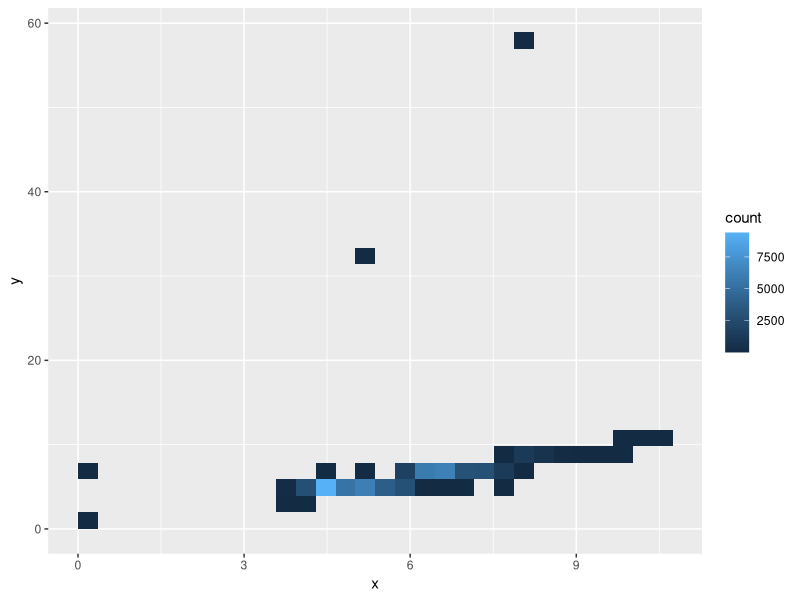
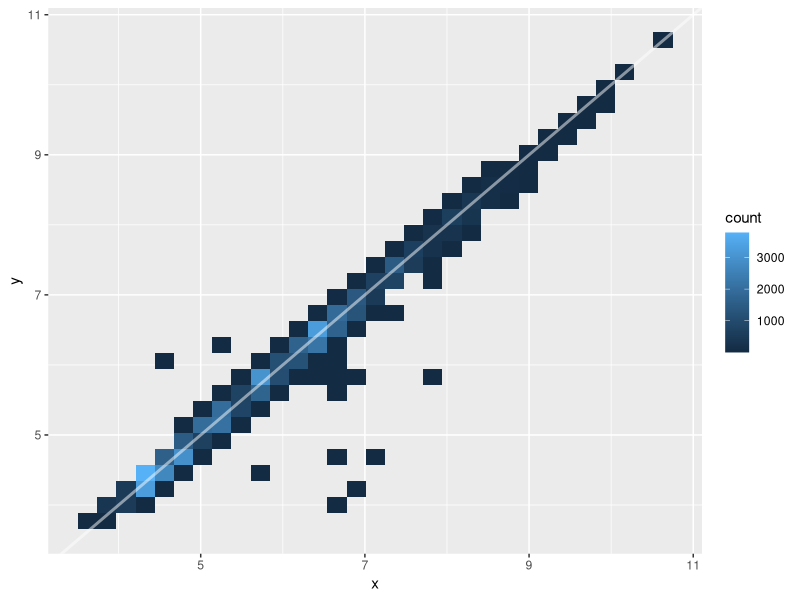
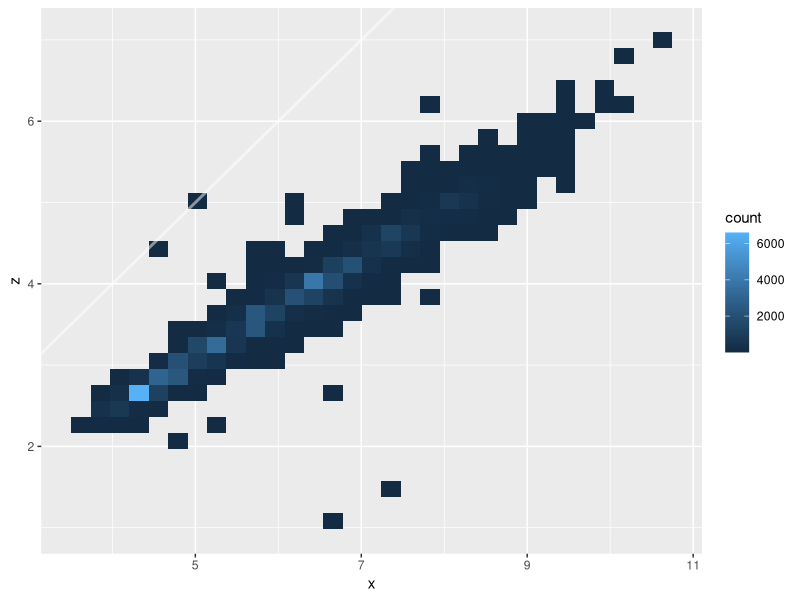
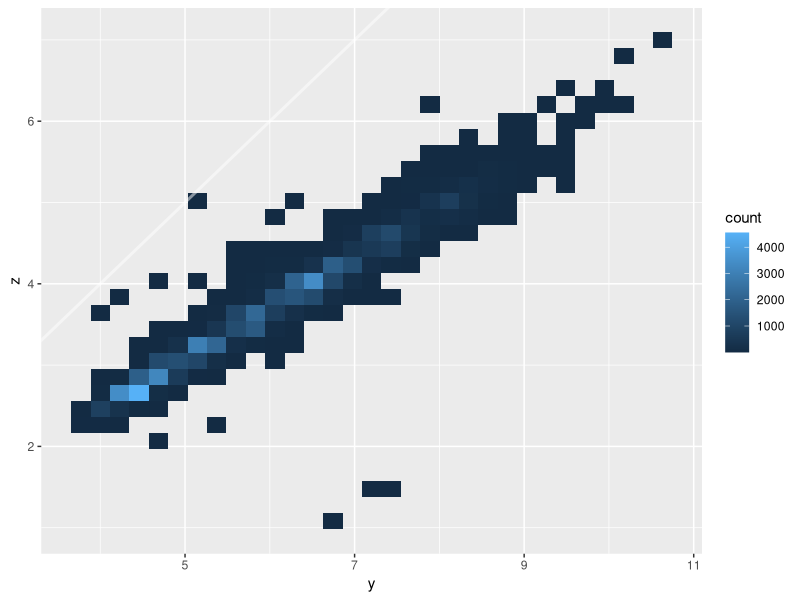

Source code (R) for these figures, in order: (Note: this script raises an error after producing the figures.)
library(tidyverse)

###############################################################################################################################################################################################
# Chapter 10: Data Transformation
###############################################################################################################################################################################################
# 10.1 Introduction
###############################################################################################################################################################################################
# The package dplyr provides verbs (functions) to help solve the most common data manipulation problems
# The most important dplyr verbs are filter(), mutate(), group_by() and summarise()
# All of the verbs work the same way, they take a data frame as the first argument and return a modified data frame

###############################################################################################################################################################################################
# 10.2 Filter Observations
###############################################################################################################################################################################################
# A useful data analysis strategy is working with just one observation unit before attempting to work with the whole dataset 
# Filtering is useful for extracting outliers. Generally outliers shouldn't just be thrown away but its useful to partition data into the common and unusual

ggplot(diamonds, aes(x,y)) + geom_bin2d()

# The plot above has around 50,000 points in the dataset and have most of them lying in the diagonal, with only a handful of outlier, that can be removed with filter()

filter(diamonds, x == 0 | y == 0)

# filter() is very similar to subset with the key difference being that subset() can select both observations and variables, while filter() works exclusively with observations and select() with variables
# The main advantage for filter() is it behaves identically to other dplyr verbs and is a bit faster than subset()
# In real analysis, one would look at outliers in more detail to see if there is a data quality problem, however in this case, they will be filtered out from the dataset

diamonds_ok <- filter(diamonds, x > 0, y > 0, y < 20)
ggplot(diamonds_ok, aes(x,y)) + geom_bin2d() + geom_abline(slope = 1, color = "white", size = 1, alpha = 0.5) # plot shows a strong relationship between x and y
 
###############################################################################################################################################################################################
# 10.2.1 Useful Tools
###############################################################################################################################################################################################
# The first argument to filter() is a data frame, the second and subsequent arguments must be logical vectors
# filter() selects every row where all the logical expressions are TRUE
# The logical vectors must always be the same length as the data frame; if not an error occurs
# Logical vectors are created with comparison operators:
# x == y: x and y are equal.
# x != y: x and y are not equal.
# x %in% c("a", "b", "c"): x is one of the values in the right hand side.
# x > y, x >= y, x < y, x <= y: greater than, greater than or equal to, less than, less than or equal to.
# and then combined with logical operators:
# !x (pronounced “not x”), flips TRUE and FALSE so it keeps all the values where x is FALSE.
# x & y: TRUE if both x and y are TRUE.
# x | y: TRUE if either x or y (or both) are TRUE.
# xor(x, y): TRUE if either x or y are TRUE, but not both (exclusive or).

# Most real queries involve some combination of both 
# Price less than $500: price < 500
# Size between 1 and 2 carats: carat >= 1 & carat < 2
# Cut is ideal or premium: cut == "Premium" | cut == "Ideal", or cut %in% c("Premium", "Ideal") (note that R is case sensitive)
# Worst color, cut and clarity: cut == "Fair" & color == "J" & clarity =="SI2"

# Functions can also be used in filtering expressions:
# Size is between 1 and 2 carats: floor(carat) == 1
# An average dimension greater than 3: (x + y + z) / 3 > 3
# Using function is useful for simple expressions, but for more complicated functions it's better to create a new variable first to check that the computation was done correctly before subsetting

###############################################################################################################################################################################################
# 10.2.2 Missing Values
###############################################################################################################################################################################################
# NA, is R missing value indicator. R underlying philosophy forces one to recognize missing values in data sets and to make a deliberate choice in dealing with them
# Missing values never silently go missing and must be dealt with, due to them be infectious: with few exceptions, the result of any operation that includes a missing value will be a missing value
# This is because NA represents an unknown value, and there are few operations that turn an unknown value into a known one

x <- c(1,2,NA)
x == 1 # TRUE FALSE NA
x + 10 # 11 NA 12

# It may be tempting to use "==" when find NA values but that doesn't work

x == NA # NA NA NA

# This is because there's no way to compare how two unknown values. Instead use is.na(X) o determine if a value is missing

is.na(x) # FALSE FALSE  TRUE

# filter() only includes observations where all arguments are TRUE, so NA values are automatically dropped
# To include missing values, it must be explicitly stated: x > 10 | is.na(x).

###############################################################################################################################################################################################
# 10.2.3 Exercises
###############################################################################################################################################################################################
# 1. Practice your filtering skills by:
# a. Finding all the diamonds with equal x and y dimensions.

diamonds %>% filter(x == y)

# b. A depth between 55 and 70.

diamonds %>% filter(depth >= 55 & depth <= 70)

# c. A carat smaller than the median carat.

median(diamonds$carat) # 0.7
diamonds %>% filter(carat < median(carat))

# d. Cost more than $10,000 per carat

diamonds %>% filter(price/carat > 10000)

# e. Are of good or better quality

diamonds %>% filter(cut != "Fair")

# Repeat the analysis of outlying values with z. Compared to x and y, how would you characterize the relationship of x and z, or y and z?

diamonds %>% filter(x > 0, y > 0, y < 20, z < 30, z > 0) %>% ggplot(aes(x, z)) + geom_bin2d() + geom_abline(slope = 1, color = "white", size = 1, alpha = 0.5) # There appears to be a strong correlation between x and z

diamonds %>% filter(x > 0, y > 0, y < 20, z < 30, z > 0) %>% ggplot(aes(y, z)) + geom_bin2d() + geom_abline(slope = 1, color = "white", size = 1, alpha = 0.5) # There appears to be a strong correlation between x and z

# 3.Install the ggplot2movies package and look at the movies that have a missing budget. How are they different from the movies with a budget?

movies_na <- movies %>% filter(is.na(budget))

movies %>% ggplot(aes(length), color = "red") + geom_freqpoly() + geom_freqpoly(data = movies_na, aes(x = length), color = "blue") # Length doesn't seem to be a contributing factor
movies %>% ggplot(aes(year), color = "red") + geom_freqpoly() + geom_freqpoly(data = movies_na, aes(x = length), color = "blue") # it appears that most movies without budgets were made prior to the year 2000

# 4. What is NA & FALSE and NA | TRUE? Why? Why doesn’t NA * 0 equal zero? What number times zero does not equal 0? What do you expect NA ˆ 0 to equal? Why?
NA | FALSE # NA. This is always NA because it isn't possible to evaluate an unknown and thus defaults to always being unknown
NA | TRUE  # TRUE. This works because the equation will always be TRUE no matter the condition of the first, even if the value is unknown
NA * 0 # NA. Can't multiply an unknown value by zero because NA can be thought of as a placeholder but what that number is evaluated by 0 it is unknown
NA ^ 0 # 1. This is because any number raised to the power of 0 will be 1 even if that value is unknown

###############################################################################################################################################################################################
# 10.3 Create New Variables
###############################################################################################################################################################################################
# To better explore the relationship between x and y, it’s useful to “rotate” the plot so that the data is flat, not diagonal.
# This can do that by creating two new variables: 
# one that represents the difference between x and y (which in this context represents the symmetry of the diamond) 
# one that represents its size (the length of the diagonal).

# New variables can be created using mutate(). Like filter() it takes a data frame as its first argument and returns a data frame
# Its second subsequent arguments are named expressions that generate new variables

diamonds_ok2 <- mutate(diamonds_ok, sym = x - y, size = sqrt(x ^ 2 + y ^ 2))
diamonds_ok2
ggplot(diamonds_ok2, aes(size, sym)) + stat_bin2d()

# The plot above has two advantages
# It can easily showcase the pattern followed by most diamonds
# The outliers can be easily selected 
# It doesn't matter that whether the outliers are positive (x is bigger than y) or negative ( y is bigger than x). The absolute value of the symmetry variable can be used to pull out the outliers

ggplot(diamonds_ok2, aes(abs(sym))) + geom_histogram(binwidth = 0.10) # 0.2 seems to be an appropriate threshold to remove the outliers 

diamonds_ok3 <- filter(diamonds_ok2, abs(sym) < 0.20)
ggplot(diamonds_ok3, aes(abs(sym))) + geom_histogram(binwidth = 0.01) # The graph shows that most diamonds are close to being symmetrical, there are very few that are close to being perfectly symmetrical 

###############################################################################################################################################################################################
# 10.3.1 Useful Tools
###############################################################################################################################################################################################
# There are a few types of transformations that are useful in a multifarious amount of circumstances
# Log transformations. They turn multiplicative relationships into additive relationships and compress data that varies over orders of magnitudes. They also convert power relationships to linear relationships
# Relative difference: If one is interested in the relative difference between two variables, use log(x / y). It’s better than x / y because it’s symmetric
# Sometimes integrating or differentiating might make the data more interpretable (Note that integration makes data more smooth; differentiation makes it less smooth.)
# Partition a number into magnitude and direction with abs(x) and sign(x)
# Partitioning into overall size and difference is often useful, as seen above
# If there is a strong trend, use a model to partition it into pattern and residuals is often useful.

###############################################################################################################################################################################################
# 10.3.2 Exercises
###############################################################################################################################################################################################
# 1. Practice your variable creation skills by creating the following new variables:
# a. The approximate volume of the diamond (using x, y, and z).

diamonds %>% mutate(volume = x * y * z)

# b. The approximate density of the diamond.

diamonds %>% mutate(volume = x * y * z, density = carat/volume)

# c. The price per carat.

diamonds %>% mutate(pricepercarat = price / carat)

# d.  Log transformation of carat and price.

diamonds %>% mutate(relation = log(price / carat))

# 2. How can you improve the data density of ggplot(diamonds, aes(x, z)) + stat bin2d(). What transformation makes it easier to extract outliers?

ggplot(diamonds, aes(x, z)) + stat_bin2d()
diamonds %>% mutate(relation = log(x/z)) %>% ggplot()

# 3. The depth variable is just the width of the diamond (average of x and y) divided by its height (z) multiplied by 100 and round to the nearest integer. Compute the depth yourself and compare it to the existing depth variable. Summarise your findings with a plot.

diamonds_ok %>% mutate(depth2 = ceiling(((x + y)/2)/z * 100)) %>% ggplot(aes(x, depth2)) + geom_line() + geom_line(aes(x, depth), color = "red") # The average depth is much higher than expected. It follows the same trend but at a different magnitude

###############################################################################################################################################################################################
# 10.4 Group-wise Summaries
###############################################################################################################################################################################################
# Many insightful visualizations require that you reduce the full dataset down to a meaningful summary
# dplyr does summaries in two steps:
# Define the grouping variables with group_by()
# Describe how to summarise each group with a single row with summarize() 

# For example, to look at the average price per clarity, first group by clarity, then summarise:

by_clarity <- group_by(diamonds, clarity)
sum_clarity <- summarise(by_clarity, price = mean(price))
sum_clarity

ggplot(sum_clarity, aes(clarity, price)) + geom_line(aes(group = 1), colour = "grey80") + geom_point(size = 2) # Surprising pattern to see that diamonds with better clarity have lower prices

# Supply additional variables to group_by() to create groups based on more than one variable. 
# The following example shows how cut and depth interact
# The special summary function n() counts the number of observations in each group

cut_depth <- summarise(group_by(diamonds, cut, depth), n = n())
cut_depth <- filter(cut_depth, depth > 55, depth < 70)
cut_depth
ggplot(cut_depth, aes(depth, n, colour = cut)) + geom_line()

# A grouped mutate() can be used to convert counts to proportions, os it's easier to compare across the cuts. Summarize() strips one level of grouping off so cut_depth will be grouped by cut

cut_depth <- mutate(cut_depth, prop = n / sum(n))
ggplot(cut_depth, aes(depth, prop, colour = cut)) + geom_line()

###############################################################################################################################################################################################
# 10.4.1 Useful Tools
###############################################################################################################################################################################################
# summarise() needs to be used with functions that take a vector of n values and always return a single value. Those functions include:
# Counts: n(), n distinct(x).
# Middle: mean(x), median(x).
# Spread: sd(x), mad(x), IQR(x).
# Extremes: quartile(x), min(x), max(x).
# Positions: first(x), last(x), nth(x, 2).

# An extremely useful technique is to use sum() or mean() with a logical vector
# When a logical vector is treated as numeric, TRUE becomes 1 and FALSE becomes 0. This means that sum() reveals the number of TRUEs, and mean() gives the proportion of TRUEs
# For example, the following code counts the number of diamonds with carat greater than or equal to 4, and the proportion of diamonds that cost less than $1000

diamonds %>% summarize(count = sum(carat >= 4), prop = mean(price < 1000))

# Most summary functions have a na.rm argument: na.rm = TRUE that tells the summary function to remove any missing values prior to summariziation

###############################################################################################################################################################################################
# 10.4.2 Statistical Considerations
###############################################################################################################################################################################################
# When summarizing with the mean or median, its always a good idea to include a count and measure of spread. This helps calibrate assessments of the data

by_clarity <- diamonds %>%
  group_by(clarity) %>%
  summarise(
    n = n(),
    mean = mean(price),
    lq = quantile(price, 0.25),
    uq = quantile(price, 0.75)
  )
by_clarity # This data suggests that the mean may be a bad summary for this data due to the distributions of price being highly skewed to the point where the mean is higher than the upper quartile for some groups

ggplot(by_clarity, aes(clarity, mean)) +
  geom_linerange(aes(ymin = lq, ymax = uq)) +
  geom_line(aes(group = 1), colour = "grey50") +
  geom_point(aes(size = n))

###############################################################################################################################################################################################
# 10.4.3 Exercises
###############################################################################################################################################################################################
# 1. For each year in the ggplot2movies::movies data determine the percent of movies with missing budgets. Visualize the result.

movies %>% group_by(year) %>% summarise(no_budget = sum(is.na(budget)/n())) %>% ggplot(aes(year, no_budget)) + geom_line() + scale_y_continuous(expand = c(0,0), limits = c(0, 1))

# Interestingly the data shows two important trends:
# Over time, there have been more movies created that have had a budget
# The vast majority of movies over history and even today were created without a budget. 

# 2. How does the average length of a movie change over time? Display your answer with a plot, including some display of uncertainty.

movies %>% group_by(year) %>% summarize(avglength = mean(length), n = n(), lq = quantile(length, 0.25), uq = quantile(length, 0.75)) %>%
  ggplot(aes(year, avglength), color = "red") + geom_line(size = 2) + theme_tufte() 

# The plot shows that overtime the average length of movies has increased over the last 100 years

# 3. For each combination of diamond quality (e.g. cut, color and clarity), count the number of diamonds, the average price and the average size. Visualize the results.

diamonds %>% group_by(cut, color, clarity) %>% summarise(n = n(), avgprice = mean(price), avgsize = mean(carat)) %>%
  ggplot(aes(avgprice, avgsize), color = cut) + geom_point() + geom_smooth() # We see overall there is a moderate trend between avgprice and avgsize for most diamonds

###############################################################################################################################################################################################
# 10.5 Learning More
###############################################################################################################################################################################################
# dplyr provides a number of other verbs that are less useful for visualization but important to know in general:
# arrange() orders observations according to variable(s). This is most useful when you’re looking at the data from the console. It can also be useful for visualizations if you want to control which points are plotted on top.
# select() picks variables based on their names. Useful when you have many variables and want to focus on just a few for analysis.
# rename() allows you to change the name of variables.
# Grouped mutates and filters are also useful, but more advanced. See vignette("window-functions", package = "dplyr") for more details.
# dplyr can work directly with data stored in a database - you use the same, R code as you do for local data and dplyr generates SQL to send to the database. See vignette("databases", package = "dplyr") for the details.

###############################################################################################################################################################################################
# End of Chapter 10
###############################################################################################################################################################################################


